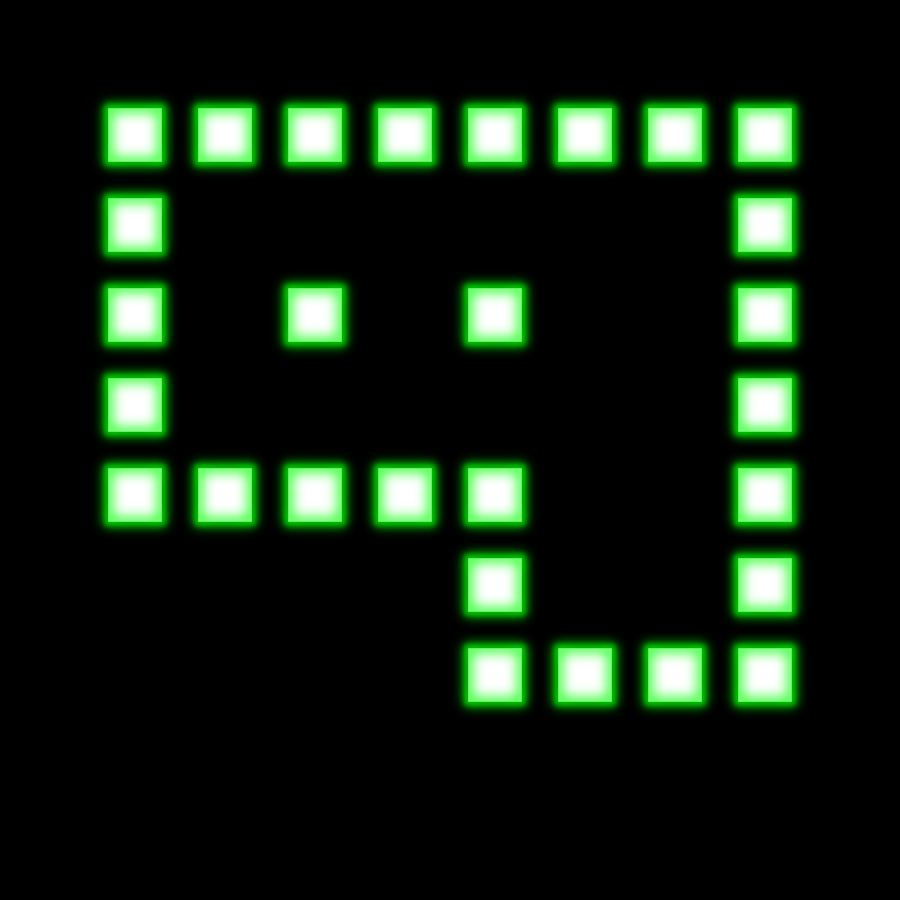

A 2D game scene composited from a Tiled map and its tileset images. What follows is a short description and the map's XML, with each tile layer's data collapsed to a summary:
An orthogonal 10x10 tile map with 90x90 px tiles, 1 tile layer (Ground) and 7 objects (3x Box, 3x Point, Chuy).

<map version="1.0" orientation="orthogonal" width="10" height="10" tilewidth="90" tileheight="90">
 <tileset firstgid="1" name="SokoChuy" tilewidth="90" tileheight="90">
  <image source="gfx/tile.png" width="270" height="270" />
  <tile id="0">
   <properties>
    <property name="type" value="triangle a" />
   </properties>
  </tile>
  <tile id="1">
   <properties>
    <property name="type" value="triangle b" />
   </properties>
  </tile>
  <tile id="2">
   <properties>
    <property name="type" value="circle" />
   </properties>
  </tile>
  <tile id="3">
   <properties>
    <property name="type" value="triangle c" />
   </properties>
  </tile>
  <tile id="4">
   <properties>
    <property name="type" value="triangle d" />
   </properties>
  </tile>
  <tile id="5">
   <properties>
    <property name="type" value="square" />
   </properties>
  </tile>
 </tileset>
 <layer name="Ground" width="10" height="10">
  <properties>
   <property name="text" value="Area 9" />
  </properties>
  <data>[100 cells, 100 non-empty, 4 distinct tile ids]</data>
 </layer>
 <objectgroup name="Objects" width="10" height="10">
  <object name="Box" x="306" y="374" width="50" height="70" />
  <object name="Point" x="555" y="174" width="66" height="90" />
  <object name="Chuy" x="189" y="360" width="86" height="86" />
  <object name="Point" x="189" y="177" width="66" height="90" />
  <object name="Point" x="647" y="361" width="66" height="90" />
  <object name="Box" x="569" y="370" width="50" height="70" />
  <object name="Box" x="657" y="462" width="50" height="70" />
 </objectgroup>
</map>
